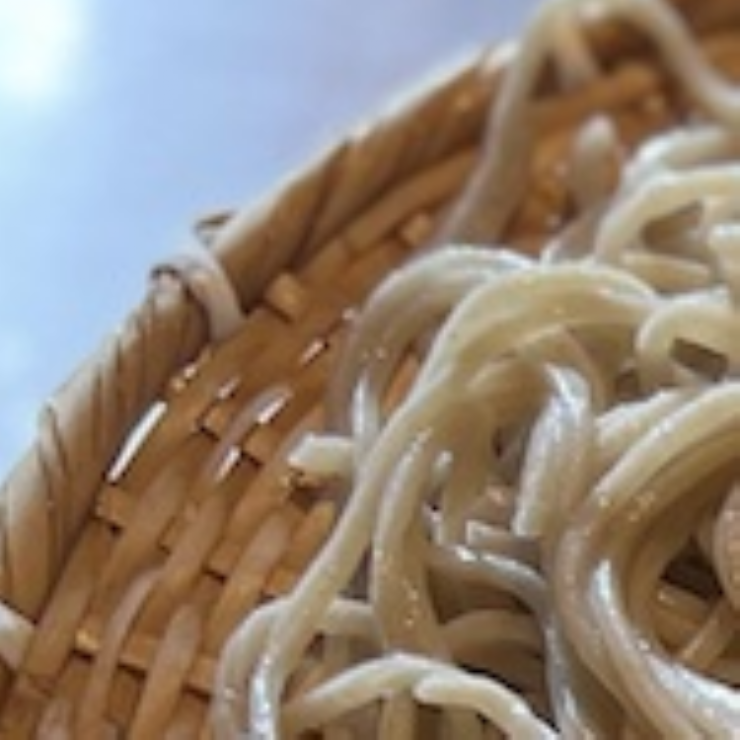

The Python source for this figure:
from PIL import Image
import math, json
# 画像をリサイズする関数 --- (*1)
def resize(img, size):
    sw, sh = img.size
    dw, dh = size
    scale_x = dw / sw
    scale_y = dh / sh
    print('size=', sw, sh, '=>', dw, dh, 'scale=', scale_x, scale_y)
    # 空の画像を生成
    res_img = Image.new('RGB', size)
    # 全ての画素について繰り返し元画像をコピーする --- (*2)
    for dy in range(dh):
        for dx in range(dw):
            # 元画像の座標を得る --- (*3)
            sy, sx = dy / scale_y, dx / scale_x
            # 周囲4点の座標を得る --- (*4)
            sy0, sx0 = int(sy), int(sx)
            sy1, sx1 = min(sy0+1, sh - 1), min(sx0+1, sw - 1)
            # 4点の色を得る
            p00 = img.getpixel((sx0, sy0))
            p01 = img.getpixel((sx0, sy1))
            p10 = img.getpixel((sx1, sy0))
            p11 = img.getpixel((sx1, sy1))
            # 重みを計算 --- (*5)
            wx = sx - sx0
            wy = sy - sy0
            # 重みに沿って色を混ぜる
            rgb = [0,0,0]
            for i in range(3): # RGB
                rgb[i] = int((1-wx) * (1-wy) * p00[i] + \
                        wx * (1-wy) * p10[i] + \
                        (1-wx) * wy * p01[i] + \
                        wx * wy * p11[i])
            res_img.putpixel((dx, dy), tuple(rgb))
    return res_img

if __name__ == '__main__':
    img = Image.open('soba.jpg') # 画像を読む --- (*6)
    img = img.convert('RGB') # RGBに変換
    x, y, w, h = 130, 50, 740, 740
    img = img.crop((x, y, x+150, y+150)) # 一部分を切り取る
    r_img = resize(img, (w, h)) # 拡大縮小処理
    r_img.save('image_resize2.png') # 画像を保存

